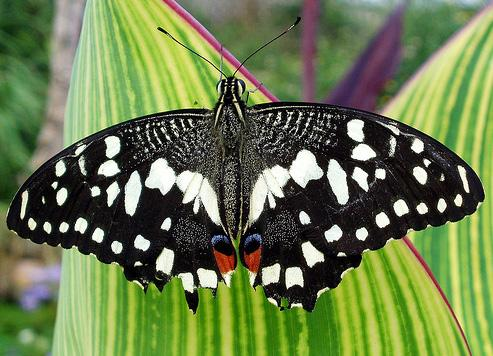
#> input picture butterfly.jpg, 493 x 356 px
$ python Sketch-cv.py
#> lines starting #> are read from the running program, lines starting #| are printed output that depends on the picture
import cv2

img =cv2.imread("butterfly.jpg")
#> img is the input picture: shape (356, 493, 3); mean B, G, R 77.2, 123.6, 107

imgGray=cv2.cvtColor(img,cv2.COLOR_BGR2GRAY)
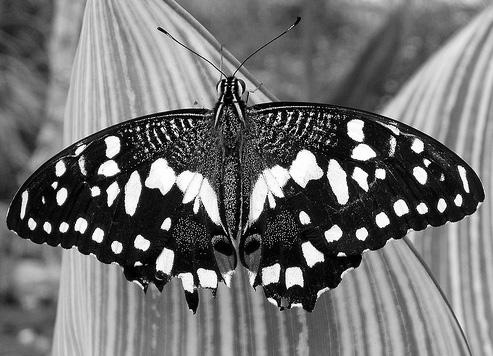
#> imgGray: shape (356, 493); min 0, max 255, mean 113.3
img_neg = cv2.bitwise_not(imgGray)
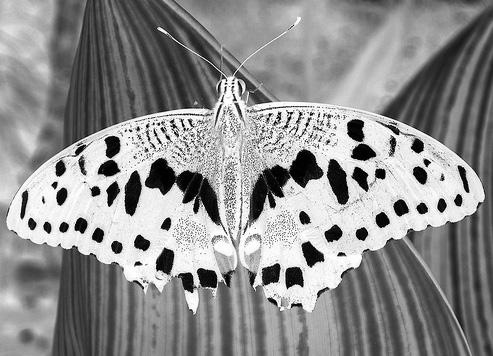
#> img_neg: shape (356, 493); min 0, max 255, mean 141.7
imgBlur=cv2.GaussianBlur(img_neg,(21,21),0)
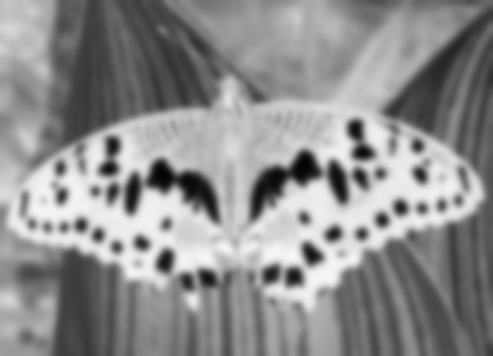
#> imgBlur: shape (356, 493); min 3, max 246, mean 141.7
invertedblur = 255 - imgBlur
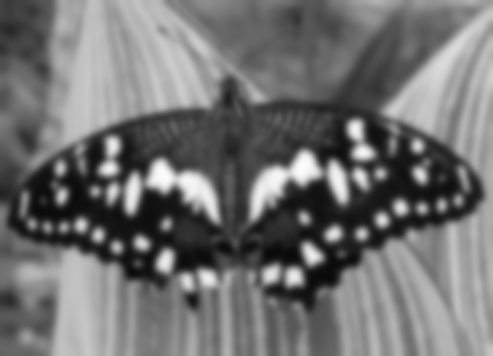
#> invertedblur: shape (356, 493); min 9, max 252, mean 113.3
sketch = cv2.divide(imgGray, invertedblur)
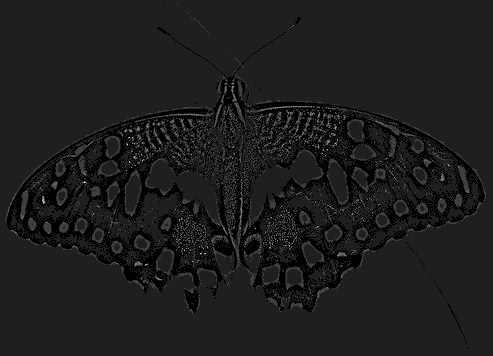
#> sketch: shape (356, 493); min 0, max 8, mean 0.928; drawn with min black and max white

cv2.imshow("original", img)
cv2.waitKey(0)
cv2.imshow("invertedblur", invertedblur)
cv2.waitKey(0)
cv2.imshow("sketch", sketch)
cv2.waitKey(0)
